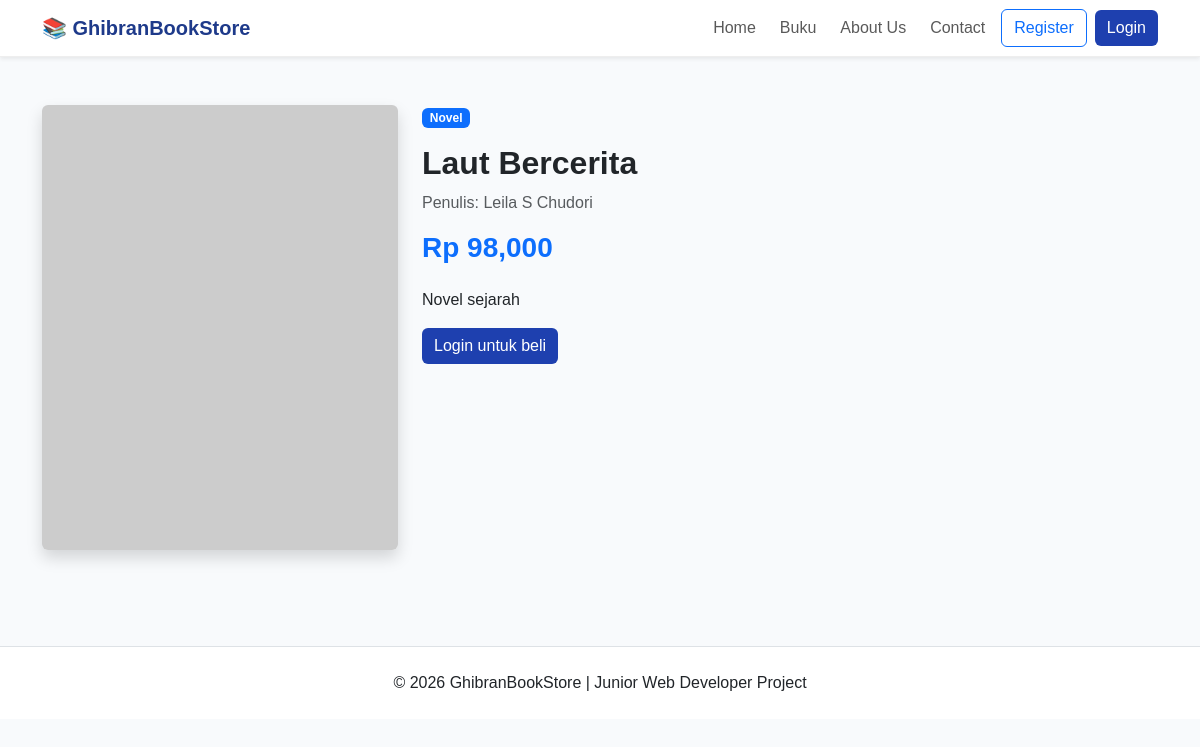
/detail-book.php?id=1, run on the app's committed database.
### tables this page shows
CREATE TABLE `buku` (
  `id` int NOT NULL,
  `kategori_id` int DEFAULT NULL,
  `judul` varchar(255) NOT NULL,
  `penulis` varchar(255) DEFAULT NULL,
  `harga` decimal(10,2) DEFAULT NULL,
  `stok` int DEFAULT '0',
  `gambar` varchar(255) DEFAULT NULL,
  `deskripsi` text
);

CREATE TABLE `kategori` (
  `id` int NOT NULL,
  `nama_kategori` varchar(100) NOT NULL
);

### detail-book.php (the view, shortened to what this page needs)
<?php
include 'config/database.php';
$id = $_GET['id'];
$query = mysqli_query(
    $conn,
    "SELECT buku.*,
    kategori.nama_kategori
    FROM buku
    LEFT JOIN kategori
    ON buku.kategori_id=
    kategori.id
    WHERE buku.id='$id'"
);
$book = mysqli_fetch_assoc($query);
?>
<?php include 'includes/header.php'; ?>
<?php include 'includes/navbar.php'; ?>
<div class="container py-5">
<div class="row">
<div class="col-md-4">
<img
src="https://placehold.co/400x500"
class="img-fluid rounded shadow">
</div>
<div class="col-md-8">
<span class="badge bg-primary mb-3">
<?= $book['nama_kategori']; ?>
</span>
<h2 class="fw-bold">
<?= $book['judul']; ?>
</h2>
<p class="text-muted">
Penulis:
<?= $book['penulis']; ?>
</p>
<h3 class="text-primary fw-bold mb-4">
Rp <?= number_format(
$book['harga']
); ?>
</h3>
<p>
<?= $book['deskripsi']; ?>
</p>
<?php if(isset($_SESSION['user'])) : ?>
<a
href="cart.php?id=<?= $book['id']; ?>"
class="btn btn-success">
+ Add To Cart
</a>
<?php else : ?>
<a
href="login.php"
class="btn btn-primary">
Login untuk beli
</a>
<?php endif; ?>
</div>
</div>
</div>
<?php include 'includes/footer.php'; ?>

### assets/css/style.css (style rules this page uses)
body { background: #f8fafc; font-family: Arial, sans-serif; }
.btn-primary { background: #1e40af; border: none; }

### data on the page
buku: kategori.nama_kategori "Novel", judul "Laut Bercerita", penulis "Leila S Chudori", harga "98,000", deskripsi "Novel sejarah"
